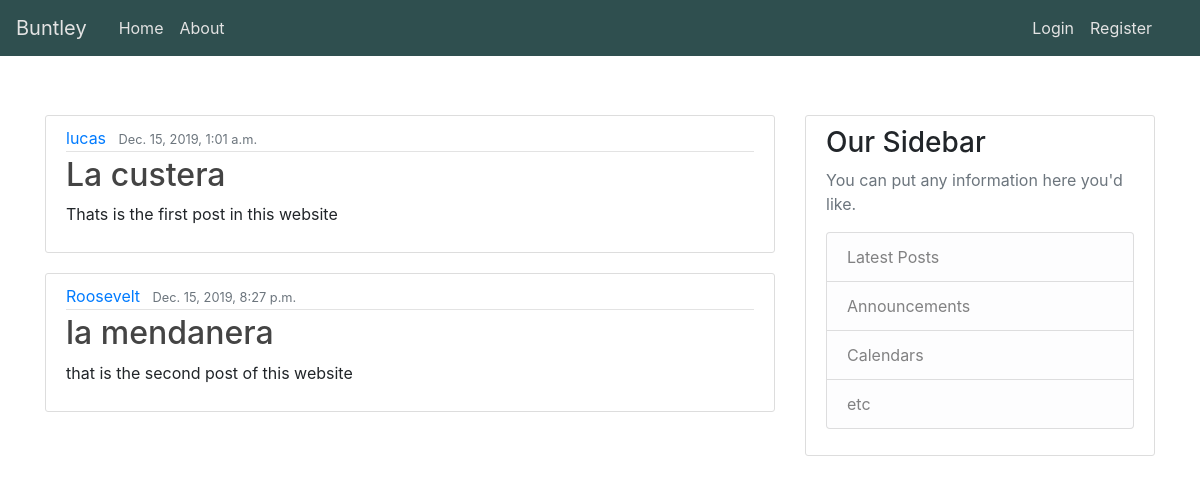
Before: / with the older database file.
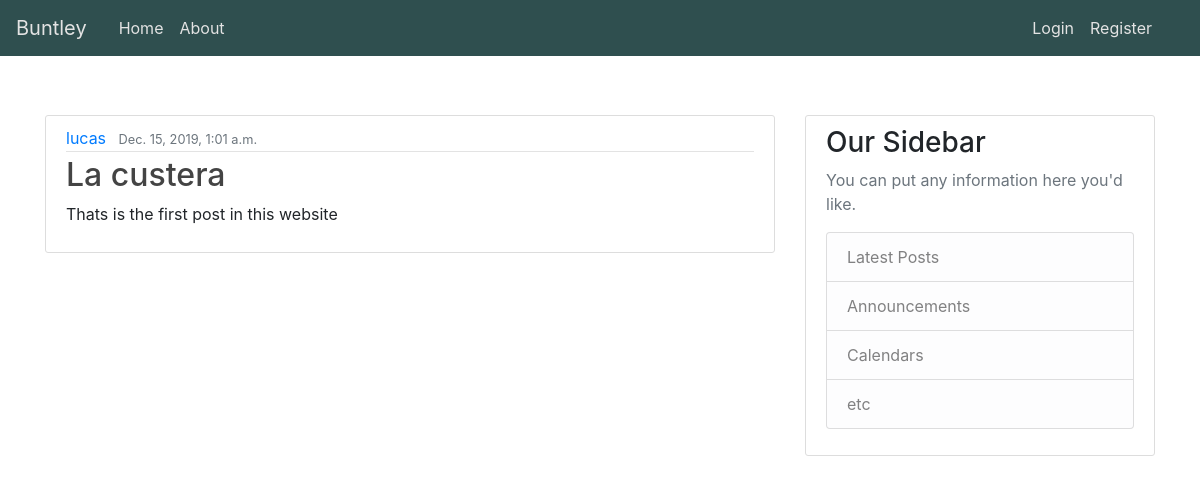
After: the same page with the newer database file.
### blog/models.py (models this page shows, shortened)
class Post(models.Model):
    title = models.CharField(max_length=100)
    content = models.TextField()
    date = models.DateTimeField(default=timezone.now)
    author = models.ForeignKey(User, on_delete=models.CASCADE)

### blog/views.py (the view)
# urls.py: path('', views.home, name='blog-home'),
def home(request):
    context = {
        'posts': Post.objects.all()
        }
    return render(request, 'blog/home.html', context)

### blog/templates/blog/home.html (shortened to what this page needs)
 {% extends "blog/base.html" %}
 {% block content %}
   {% for post in posts%}
      <article class="media content-section">
        <div class="media-body">
          <div class="article-metadata">
            <a class="mr-2" href="#">{{ post.author }}</a>
            <small class="text-muted">{{ post.date }}</small>
          </div>
          <h2><a class="article-title" href="#">{{ post.title }}</a></h2>
          <p class="article-content">{{ post.content }}</p>
        </div>
      </article>
   {% endfor %}
   {% endblock content %}

### blog/templates/blog/base.html (shortened to what this page needs)
{% load static%}
<!doctype html>
<html lang="en">
  <head>
    <link rel="stylesheet" href="https://stackpath.bootstrapcdn.com/bootstrap/4.3.1/css/bootstrap.min.css">
    <link rel="stylesheet" href="{% static 'main.css'%}">
  </head>
  <body>
    <nav class="navbar navbar-expand-md fixed-top">
      <a class="navbar-brand" href="{% url 'blog-home' %}">Buntley</a>
      <div class="collapse navbar-collapse" id="navbarCollapse">
        <ul class="navbar-nav mr-auto">
          <li class="nav-item active">
            <a class="nav-link" href="{% url 'blog-home' %}">Home <span class="sr-only">(current)</span></a>
          </li>
          <li class="nav-item">
            <a class="nav-link" href="{% url 'blog-about' %}">About</a>
          </li>
        </ul>
      <div class="navbar-nav mr-4">
        {% if user.is_authenticated %}
          <a class="nav-item nav-link" href="{% url 'logout' %}">Logout</a>
          <a class="nav-item nav-link" href="{% url 'profile' %}">Profile</a>
          {% else %}
        <a class="nav-item nav-link" href="{% url 'login' %}">Login</a>
        <a class="nav-item nav-link" href="{% url 'register' %}">Register</a>
        {% endif%}
      </div>
      </div>
    </nav>
    <main role="main" class="container">
      <div class="row">
        <div class="col-md-8">
          {% block content %}{% endblock %}
        </div>
        <div class="col-md-4">
          <div class="content-section">
            <h3>Our Sidebar</h3>
            <p class='text-muted'>You can put any information here you'd like.
              <ul class="list-group">
                <li class="list-group-item list-group-item-light">Latest Posts</li>
                <li class="list-group-item list-group-item-light">Announcements</li>
                <li class="list-group-item list-group-item-light">Calendars</li>
                <li class="list-group-item list-group-item-light">etc</li>
              </ul>
            </p>
          </div>
        </div>
      </div>
    </main>
  </body>
</html>

### blog/static/blog/main.css (style rules this page uses)
.container { margin-top: 115px; }
.content-section { background: #ffffff; padding: 10px 20px; border: 1px solid #dddddd; border-radius: 3px; margin-bottom: 20px; }
.article-title { color: #444444; }
.article-content { white-space: pre-line; }
.article-metadata { padding-bottom: 1px; margin-bottom: 4px; border-bottom: 1px solid #e3e3e3 }
.navbar { background-color: darkslategrey; }
.nav-link, .nav-link:hover { color: #e3e3e3; }
a.navbar-brand, a.navbar-brand:hover { color: #e3e3e3; margin-right: 1.5rem!important; }

Changed rows visible on the page:
removed Post: author "Roosevelt", date "Dec. 15, 2019, 8:27 p.m.", title "la mendanera", content "that is the second post of this website"
